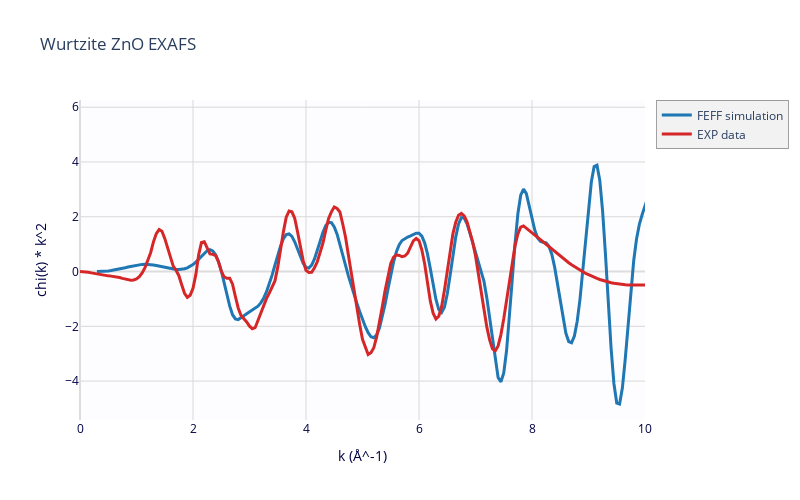

Notebook code for this chart:
### Markdown cell above
then plot

### Code cell
from larch.plot.plotly_xafsplots import PlotlyFigure
fig = PlotlyFigure()
fig.add_plot(gsim.k+0.3, gsim.chi*gsim.k**2, label="FEFF simulation")
fig.add_plot(gexp.k, gexp.chi*gexp.k**2, label="EXP data")

fig.set_style(title="Wurtzite ZnO EXAFS", width=800, height=500, xaxis_title="k (Å^-1)", yaxis_title="chi(k) * k^2" )
fig.set_xrange(0, 10)
fig.show()

### Figure 1 — Plotly figure (JSON) as saved in the notebook; plotly's stock layout.template omitted (floating-point values rounded to 4 significant figures; data arrays with more than 128 entries replaced by an {"elided": "..."} marker saying what was removed)
{"data": [{"line": {"color": "#1f77b4", "width": 3}, "name": "FEFF simulation", "type": "scatter", "uid": "196cb62c-5700-491f-8ef8-c653f9117fa8", "x": {"elided": "401 float values"}, "y": {"elided": "401 float values"}}, {"line": {"color": "#d62728", "width": 3}, "name": "EXP data", "type": "scatter", "uid": "252a79c8-f620-49d2-806c-3003d8b56adc", "x": {"elided": "279 float values"}, "y": {"elided": "279 float values"}}], "layout": {"height": 500, "hovermode": "closest", "legend": {"bgcolor": "#F2F2F2", "borderwidth": 0.5}, "plot_bgcolor": "#FDFDFF", "showlegend": true, "title": {"text": "Wurtzite ZnO EXAFS"}, "width": 800, "xaxis": {"color": "#004", "gridcolor": "#D8D8D8", "range": [0, 10], "showgrid": true, "title": {"text": "k (Å^-1)"}, "zerolinecolor": "#DDD"}, "yaxis": {"color": "#004", "gridcolor": "#D8D8D8", "showgrid": true, "title": {"text": "chi(k) * k^2"}, "zerolinecolor": "#DDD"}}}
